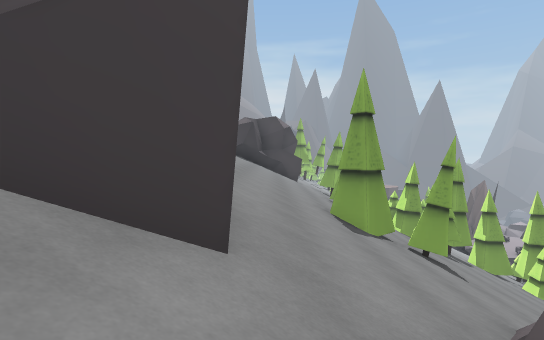
[1] (above)

24 first-person views from a walk through a 3-D level made in the Unity game engine. The camera is 1.2 m above the floor, tilts 2° down and sees 80° across. The floor is counted in squares, 2 m on a side. Each view is taken from the middle of a square. On the plan, view 1 faces up. The plan holds only what a view shows up to about 10 squares ahead; the rest is blank. The place goes on beyond the plan.

[2]
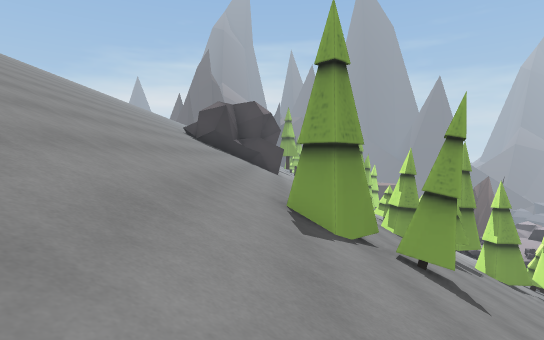

[3]
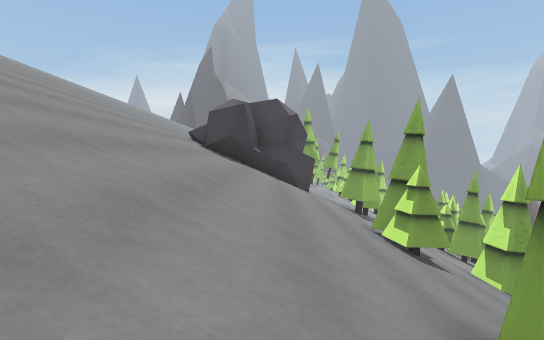

[4]
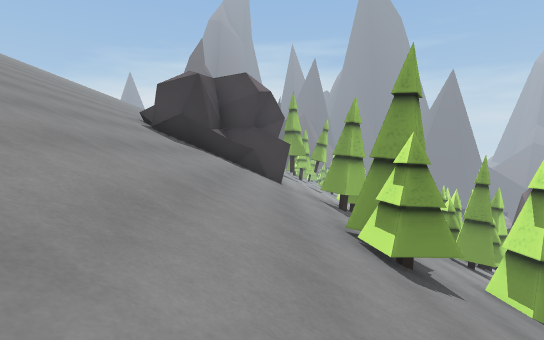

[5]
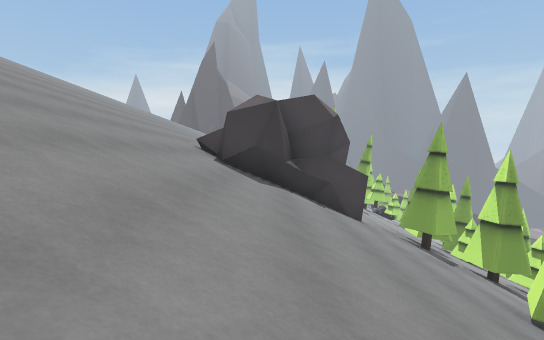

[6]
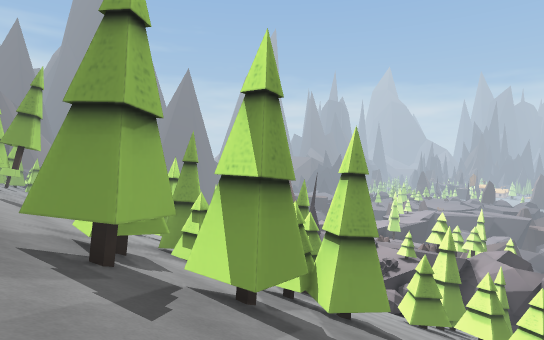

[7]
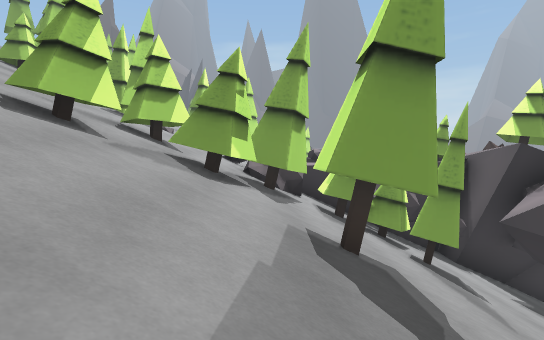

[8]
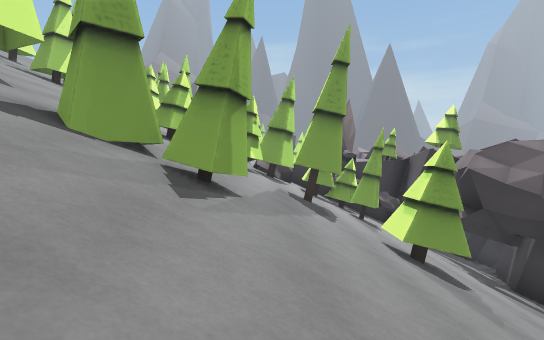

[9]
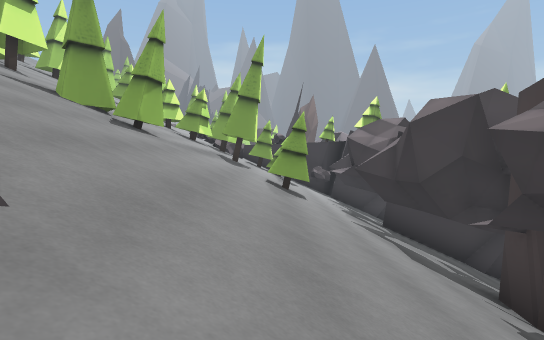

[10]
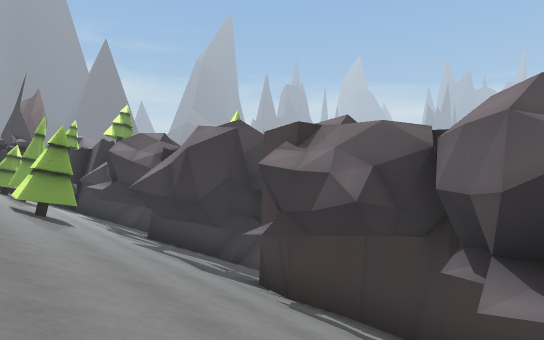

[11]
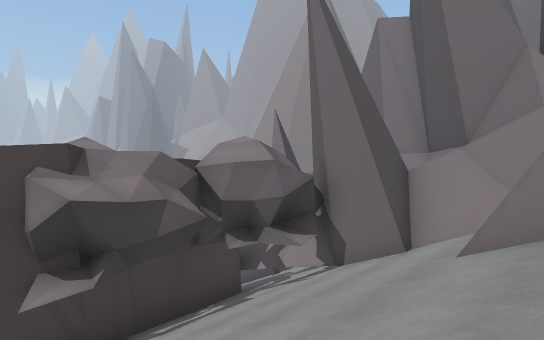

[12]
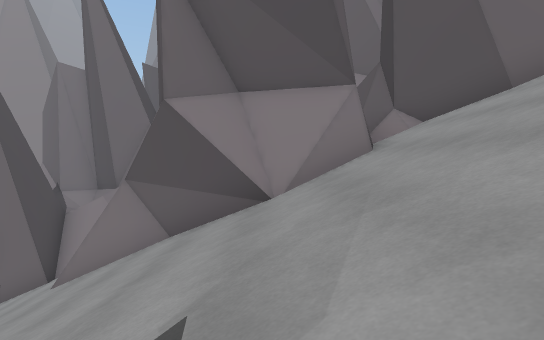

[13]
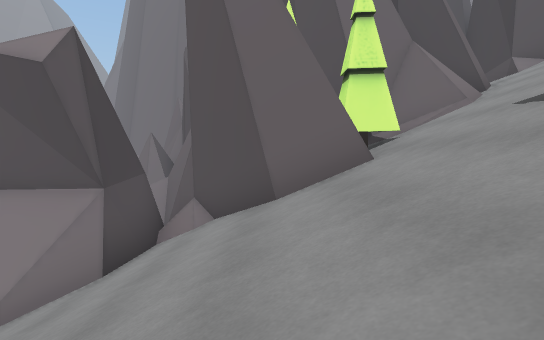

[14]
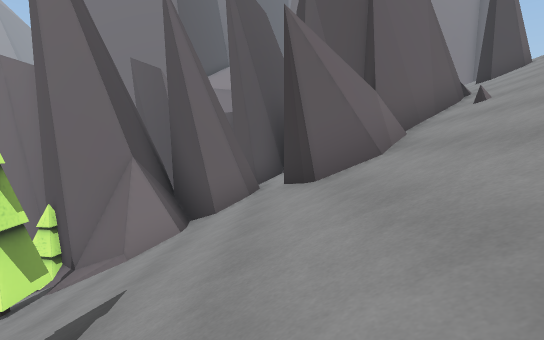

[15]
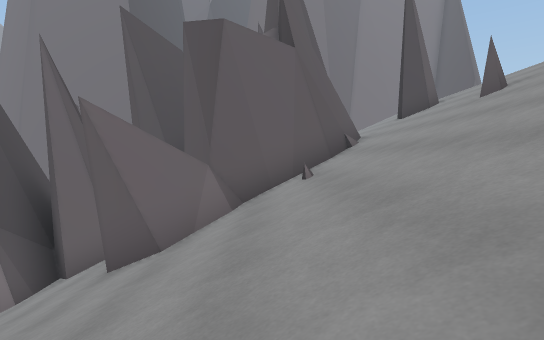

[16]
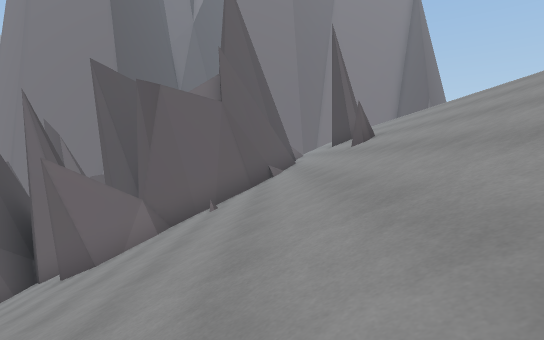

[17]
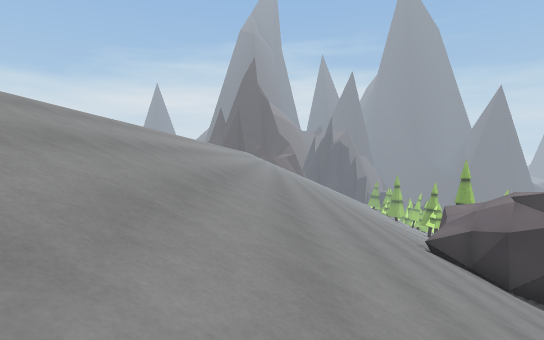

[18]
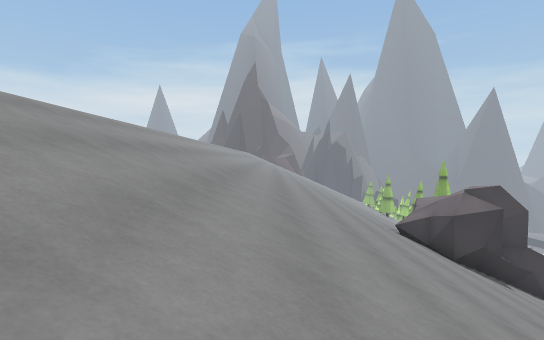

[19]
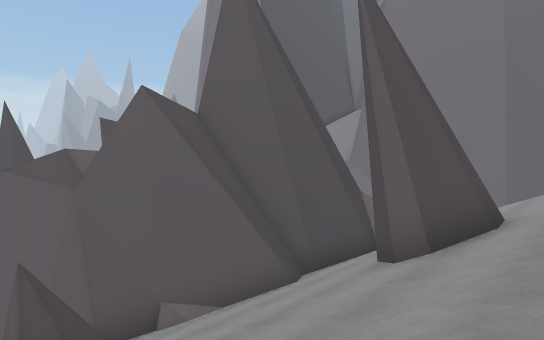

[20]
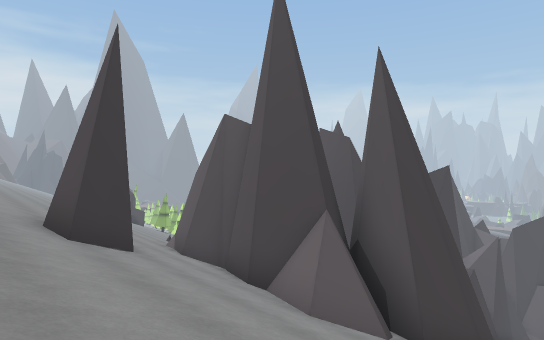

[21]
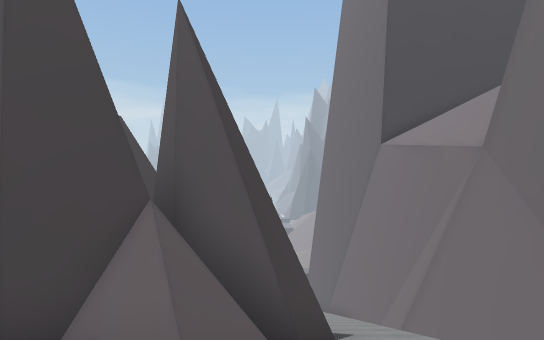

[22]
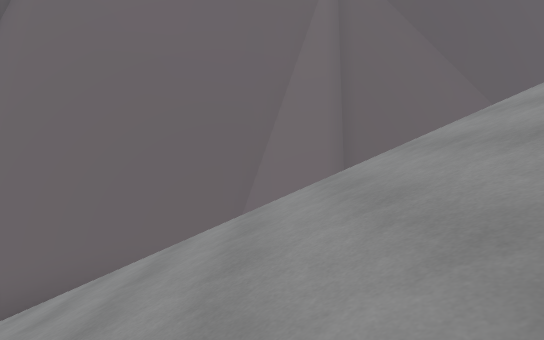

[23]
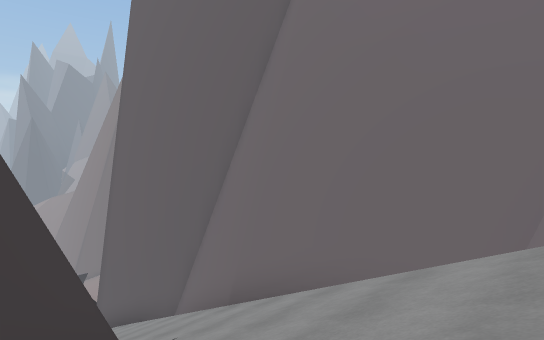

[24]
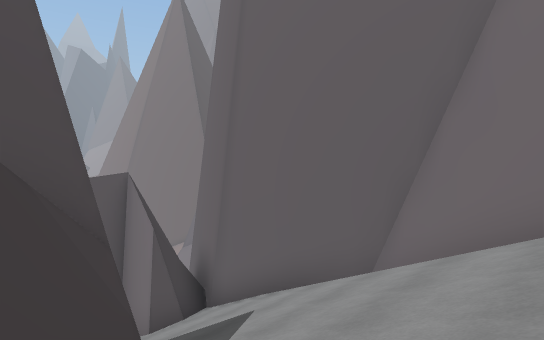

### Floor plan
Key: @ floor where view 1 was taken; # wall or solid block; x gap in a wall; . main floor; : floor 1.5 m higher than the main floor; / step, stairs or slope; = window, fence, low wall or low ledge; v drop or lower ground; T tree; O other object.
Columns run from 10 left of view 1 to 22 right of it. Each row starts with its distance up from view 1.
 19 ////////#    ///T TTT O /v  TTT
 18 ////////#   /TT///T////O/OOO#TT
 17 ///////=### /T//T//////TTT////
 16 ////////###//TTxT#///TTT/TT/ /
 15 //////////////////////T///T///#
 14 /////////////////////T////// ##
 13 //////////////// ///////T////####
 12 /////////////T/T /// ///////////#
 11 /////////////T/TT/TT/////T// ///
 10 ///////////////T///T/TT/////#//
  9  /////////////////T///////////
  8   ///////////////////////////#
  7   //////////TT//////////////##
  6  ////////////T///////////////#
  5  ///////////////////#////////#
  4 ///////////////##//#####///O/##
  3 /////////#////T#####    ///:/.#
  2 ///#////##//####        //#####
  1 ///////##//####         #/####
  0 //////## #@###          #//
 -1 /////##  #/# #          ###
 -2 /////#   ###
 -3 //#//#
 -4  /#//#
 -5 ////##
 -6 ////####   /    /##
 -7 ////#=##  // #   //
 -8 /////##   ////  ///////
 -9  //  /////////////////##
-10 ///   /////////////////#
-11             vv##########
-12         v######
-13       v###

Where each view was taken, in squares from view 1:
view 1: 0 up, 0 right, facing up
view 2: 2 up, 1 right, facing up
view 3: 5 up, 0 right, facing up
view 4: 7 up, 1 right, facing up
view 5: 8 up, 1 left, facing up
view 6: 13 up, 2 right, facing up-right
view 7: 10 up, 13 right, facing up
view 8: 6 up, 13 right, facing up
view 9: 3 up, 15 right, facing up
view 10: 3 up, 14 right, facing up-right
view 11: 8 up, 13 right, facing down-right
view 12: 10 up, 10 right, facing down
view 13: 9 up, 6 right, facing down
view 14: 8 up, 0 right, facing down
view 15: 8 up, 3 left, facing down
view 16: 10 up, 5 left, facing down
view 17: 9 up, 7 left, facing up
view 18: 7 up, 7 left, facing up
view 19: 2 up, 10 left, facing down-right
view 20: 10 down, 10 left, facing up-right
view 21: 8 down, 9 left, facing right
view 22: 6 down, 1 right, facing down
view 23: 7 down, 1 right, facing down-right
view 24: 6 down, 6 right, facing down-right
